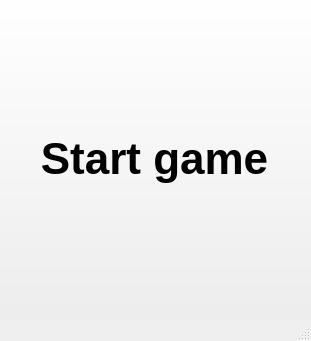
<?xml version="1.0" encoding="UTF-8"?>
<ui version="4.0">
 <class>MainWindow</class>
 <widget class="QMainWindow" name="MainWindow">
  <property name="geometry">
   <rect>
    <x>0</x>
    <y>0</y>
    <width>311</width>
    <height>341</height>
   </rect>
  </property>
  <property name="minimumSize">
   <size>
    <width>311</width>
    <height>341</height>
   </size>
  </property>
  <property name="maximumSize">
   <size>
    <width>311</width>
    <height>341</height>
   </size>
  </property>
  <property name="windowTitle">
   <string>MainWindow</string>
  </property>
  <widget class="QWidget" name="centralwidget">
   <widget class="QWidget" name="gridLayoutWidget">
    <property name="geometry">
     <rect>
      <x>20</x>
      <y>20</y>
      <width>271</width>
      <height>284</height>
     </rect>
    </property>
    <layout class="QGridLayout" name="gridLayout">
     <item row="1" column="1">
      <widget class="QPushButton" name="pushButton_22">
       <property name="minimumSize">
        <size>
         <width>80</width>
         <height>80</height>
        </size>
       </property>
       <property name="font">
        <font>
         <pointsize>33</pointsize>
         <bold>true</bold>
        </font>
       </property>
       <property name="text">
        <string>×</string>
       </property>
      </widget>
     </item>
     <item row="2" column="2">
      <widget class="QPushButton" name="pushButton_33">
       <property name="minimumSize">
        <size>
         <width>80</width>
         <height>80</height>
        </size>
       </property>
       <property name="font">
        <font>
         <pointsize>33</pointsize>
         <bold>true</bold>
        </font>
       </property>
       <property name="text">
        <string>×</string>
       </property>
      </widget>
     </item>
     <item row="2" column="0">
      <widget class="QPushButton" name="pushButton_31">
       <property name="minimumSize">
        <size>
         <width>80</width>
         <height>80</height>
        </size>
       </property>
       <property name="font">
        <font>
         <pointsize>33</pointsize>
         <bold>true</bold>
        </font>
       </property>
       <property name="text">
        <string>×</string>
       </property>
      </widget>
     </item>
     <item row="0" column="1">
      <widget class="QPushButton" name="pushButton_12">
       <property name="minimumSize">
        <size>
         <width>80</width>
         <height>80</height>
        </size>
       </property>
       <property name="font">
        <font>
         <pointsize>33</pointsize>
         <bold>true</bold>
        </font>
       </property>
       <property name="text">
        <string>×</string>
       </property>
      </widget>
     </item>
     <item row="2" column="1">
      <widget class="QPushButton" name="pushButton_32">
       <property name="minimumSize">
        <size>
         <width>80</width>
         <height>80</height>
        </size>
       </property>
       <property name="font">
        <font>
         <pointsize>33</pointsize>
         <bold>true</bold>
        </font>
       </property>
       <property name="text">
        <string>×</string>
       </property>
      </widget>
     </item>
     <item row="0" column="2">
      <widget class="QPushButton" name="pushButton_13">
       <property name="minimumSize">
        <size>
         <width>80</width>
         <height>80</height>
        </size>
       </property>
       <property name="font">
        <font>
         <pointsize>33</pointsize>
         <bold>true</bold>
        </font>
       </property>
       <property name="text">
        <string>×</string>
       </property>
      </widget>
     </item>
     <item row="0" column="0">
      <widget class="QPushButton" name="pushButton_11">
       <property name="minimumSize">
        <size>
         <width>80</width>
         <height>80</height>
        </size>
       </property>
       <property name="font">
        <font>
         <pointsize>33</pointsize>
         <bold>true</bold>
        </font>
       </property>
       <property name="text">
        <string>◎</string>
       </property>
      </widget>
     </item>
     <item row="1" column="0">
      <widget class="QPushButton" name="pushButton_21">
       <property name="minimumSize">
        <size>
         <width>80</width>
         <height>80</height>
        </size>
       </property>
       <property name="font">
        <font>
         <pointsize>33</pointsize>
         <bold>true</bold>
        </font>
       </property>
       <property name="text">
        <string>×</string>
       </property>
      </widget>
     </item>
     <item row="1" column="2">
      <widget class="QPushButton" name="pushButton_23">
       <property name="minimumSize">
        <size>
         <width>80</width>
         <height>80</height>
        </size>
       </property>
       <property name="font">
        <font>
         <pointsize>33</pointsize>
         <bold>true</bold>
        </font>
       </property>
       <property name="text">
        <string>×</string>
       </property>
      </widget>
     </item>
    </layout>
   </widget>
   <widget class="QPushButton" name="pushButtonWin">
    <property name="enabled">
     <bool>true</bool>
    </property>
    <property name="geometry">
     <rect>
      <x>-6</x>
      <y>-7</y>
      <width>321</width>
      <height>331</height>
     </rect>
    </property>
    <property name="font">
     <font>
      <pointsize>33</pointsize>
      <bold>true</bold>
     </font>
    </property>
    <property name="text">
     <string>Start game</string>
    </property>
   </widget>
  </widget>
  <widget class="QMenuBar" name="menubar">
   <property name="geometry">
    <rect>
     <x>0</x>
     <y>0</y>
     <width>311</width>
     <height>22</height>
    </rect>
   </property>
  </widget>
  <widget class="QStatusBar" name="statusbar"/>
 </widget>
 <resources/>
 <connections/>
</ui>
